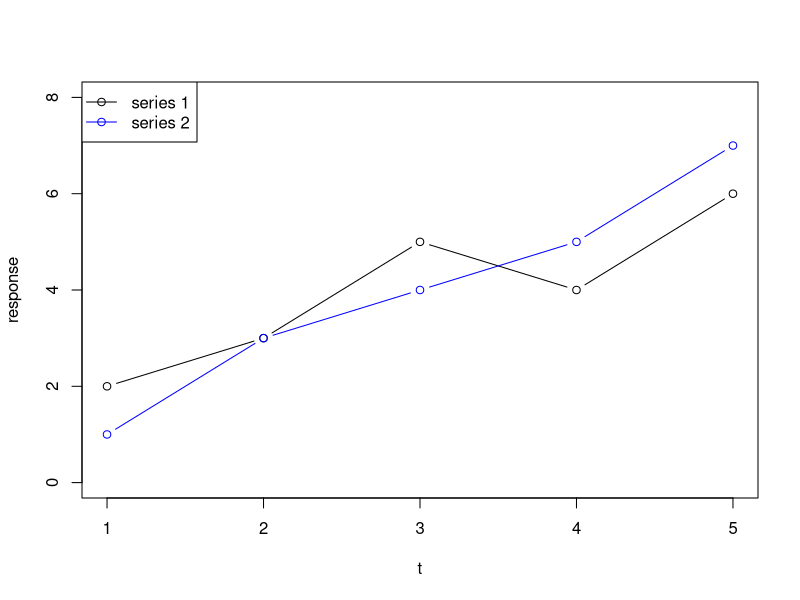

Here is the R script that generated this plot:
## ---- chunk 1
t <- 1:5
y1 <- c(2, 3, 5, 4, 6)
y2 <- c(1, 3, 4, 5, 7)
plot(t, y1, type = "b", ylab = "response", ylim = c(0, 8))
points(t, y2, col = "blue", type = "b")
legend("topleft", legend = c("series 1", "series 2"), col = c("black", "blue"), pch = 1, lty = 1)
## ---- chunk 2
## define codon table as named vector
codons <- c("Gly", "Pro", "Lys", "Ser")
names(codons) <- c("GGA", "CCU", "AAA", "AGU")

## the DNA to translate
my_DNA <- "GGACCUAAAAGU"
my_prot <- ""
## iterate the DNA and take only every third position
for (i in seq(1, nchar(my_DNA), by=3)) {
    codon <- substr(my_DNA, i, i+2);
    my_prot <- paste(my_prot, codons[codon])
}
print(my_prot)
## ---- chunk 3
bsa_conc <- c(0,	0,	0.025,	0.025,	0.075,	0.075,	0.125,	0.125)
## ---- chunk 4
OD750 <- c(0.063,	0.033,	0.16,	0.181,	0.346,	0.352,	0.491,	0.488)
## ---- chunk 5
bsa_conc2 <- c(0.175,	0.175,	0.25,	0.25)
OD750_2 <- c(0.597,	0.595,	0.743,	0.742)
## ---- chunk 6
co <- c(100,	100,	75,	75,	50,	50,	25,	25,	10,	10,	5, 5)
pa <- c(1969017,	1858012,	1399762,	1449423,	963014,	832137,	467856,	562012,	200123,	145545,	94567,	64752)
## ---- chunk 7
library(stringr)
hinfII_re <- "GA[GATC]TC"
sequences <- c("GGGAATCC", "TCGATTCGC", "ACGAGTCTA")
str_extract(string = sequences,
            pattern = hinfII_re)
## ---- chunk 8
phones <- c("+31-6-23415239", "+49-51-55523146", "+31-50-5956566")
phones_re <- "\\+(\\d{2})-(\\d{1,2})" #matching country codes and area codes
matches <- str_match(phones, phones_re) 
matches
## ---- chunk 9
matches[, 2] ##the country codes
